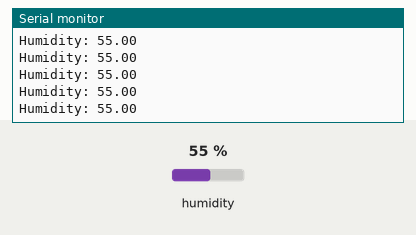
Recording of a sketch running on a simulated Arduino Uno, built with avr-gcc and run on an emulated ATmega328P. Parts: the last lines printed to the serial monitor. Inputs (shaded band) come from the test bench; at power-on: humidity 55 %.

Above: at 1.2 s.
1.3 s: humidity set to 22 %
At 1.8 s:
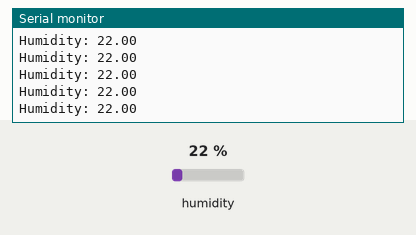
4.3 s: humidity set to 40 %
At 4.8 s:
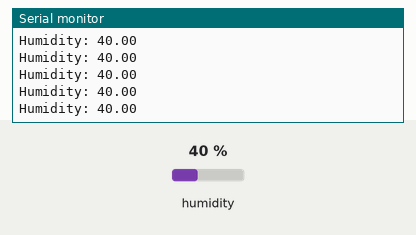
Timing chart, 0 to 7.3 s (numbered marks = the images above; inputs shaded):
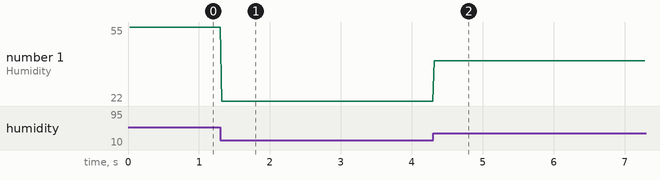

The sketch:

SoilMoisture.ino
```cpp
#include <SHT1x.h>

#define DEBUG

#define dataPin 10
#define clockPin 11

// Color coding on AliExpress SHT10:
// VCC - Brown
// GND - Black
// DAT - Yellow
// CLK - Blue

SHT1x sht10(dataPin, clockPin);

void setup() {
  #ifdef DEBUG
    // Open serial communications and wait for port to open:
    Serial.begin(9600);
    while (!Serial) {
      ; // wait for serial port to connect. Needed for native USB port only
    }
    Serial.println("Debug mode activated");
  #endif
}

void loop() {

  float humi = sht10.readHumidity();
  Serial.print("Humidity: ");
  Serial.println(humi);
}
```

Measured:
- after the input at 1.3 s, the serial monitor: prints a new line at once (image 1)
- after the input at 4.3 s, the serial monitor: prints a new line at once (image 2)
- plotted number 1: 55 → 22 after the input at 1.3 s, 22 → 40 after the input at 4.3 s
